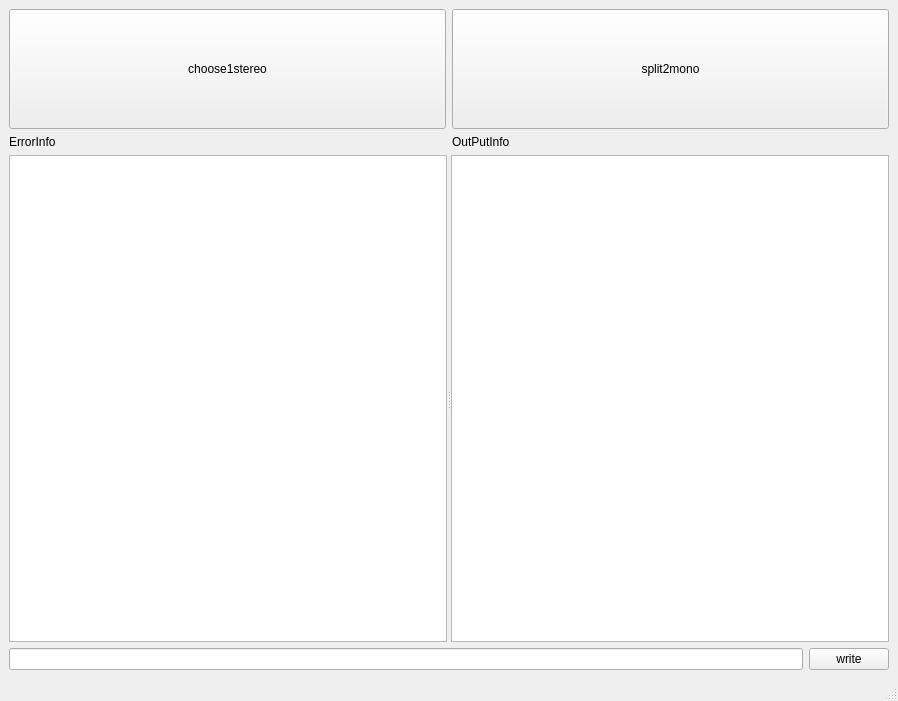
<?xml version="1.0" encoding="UTF-8"?>
<ui version="4.0">
 <class>rawMediaProcess</class>
 <widget class="QMainWindow" name="rawMediaProcess">
  <property name="geometry">
   <rect>
    <x>0</x>
    <y>0</y>
    <width>898</width>
    <height>701</height>
   </rect>
  </property>
  <property name="windowTitle">
   <string>MainWindow</string>
  </property>
  <widget class="QWidget" name="centralwidget">
   <layout class="QGridLayout" name="gridLayout_2" rowstretch="1,1,0">
    <item row="0" column="0">
     <widget class="QPushButton" name="pushButtonChoose1stereo">
      <property name="minimumSize">
       <size>
        <width>120</width>
        <height>120</height>
       </size>
      </property>
      <property name="text">
       <string>choose1stereo</string>
      </property>
     </widget>
    </item>
    <item row="0" column="1">
     <widget class="QPushButton" name="pushButtonSplit2mono">
      <property name="minimumSize">
       <size>
        <width>120</width>
        <height>120</height>
       </size>
      </property>
      <property name="text">
       <string>split2mono</string>
      </property>
     </widget>
    </item>
    <item row="1" column="0" colspan="2">
     <layout class="QGridLayout" name="gridLayout" rowminimumheight="0,5">
      <item row="0" column="0">
       <widget class="QLabel" name="label_4">
        <property name="sizePolicy">
         <sizepolicy hsizetype="Preferred" vsizetype="Fixed">
          <horstretch>0</horstretch>
          <verstretch>0</verstretch>
         </sizepolicy>
        </property>
        <property name="text">
         <string>ErrorInfo</string>
        </property>
       </widget>
      </item>
      <item row="0" column="1">
       <widget class="QLabel" name="label_5">
        <property name="sizePolicy">
         <sizepolicy hsizetype="Preferred" vsizetype="Fixed">
          <horstretch>0</horstretch>
          <verstretch>0</verstretch>
         </sizepolicy>
        </property>
        <property name="text">
         <string>OutPutInfo</string>
        </property>
       </widget>
      </item>
      <item row="1" column="0" colspan="2">
       <widget class="QSplitter" name="splitter">
        <property name="orientation">
         <enum>Qt::Horizontal</enum>
        </property>
        <widget class="QTextBrowser" name="textBrowserError"/>
        <widget class="QTextBrowser" name="textBrowserOutPut"/>
       </widget>
      </item>
     </layout>
    </item>
    <item row="2" column="0" colspan="2">
     <layout class="QHBoxLayout" name="horizontalLayout">
      <item>
       <widget class="QLineEdit" name="lineEdit_cmdInput"/>
      </item>
      <item>
       <widget class="QPushButton" name="pushButton_writeCmd">
        <property name="sizePolicy">
         <sizepolicy hsizetype="Fixed" vsizetype="Fixed">
          <horstretch>0</horstretch>
          <verstretch>0</verstretch>
         </sizepolicy>
        </property>
        <property name="text">
         <string>write</string>
        </property>
       </widget>
      </item>
     </layout>
    </item>
   </layout>
  </widget>
  <widget class="QMenuBar" name="menubar">
   <property name="geometry">
    <rect>
     <x>0</x>
     <y>0</y>
     <width>898</width>
     <height>26</height>
    </rect>
   </property>
  </widget>
  <widget class="QStatusBar" name="statusbar"/>
 </widget>
 <resources/>
 <connections/>
</ui>
